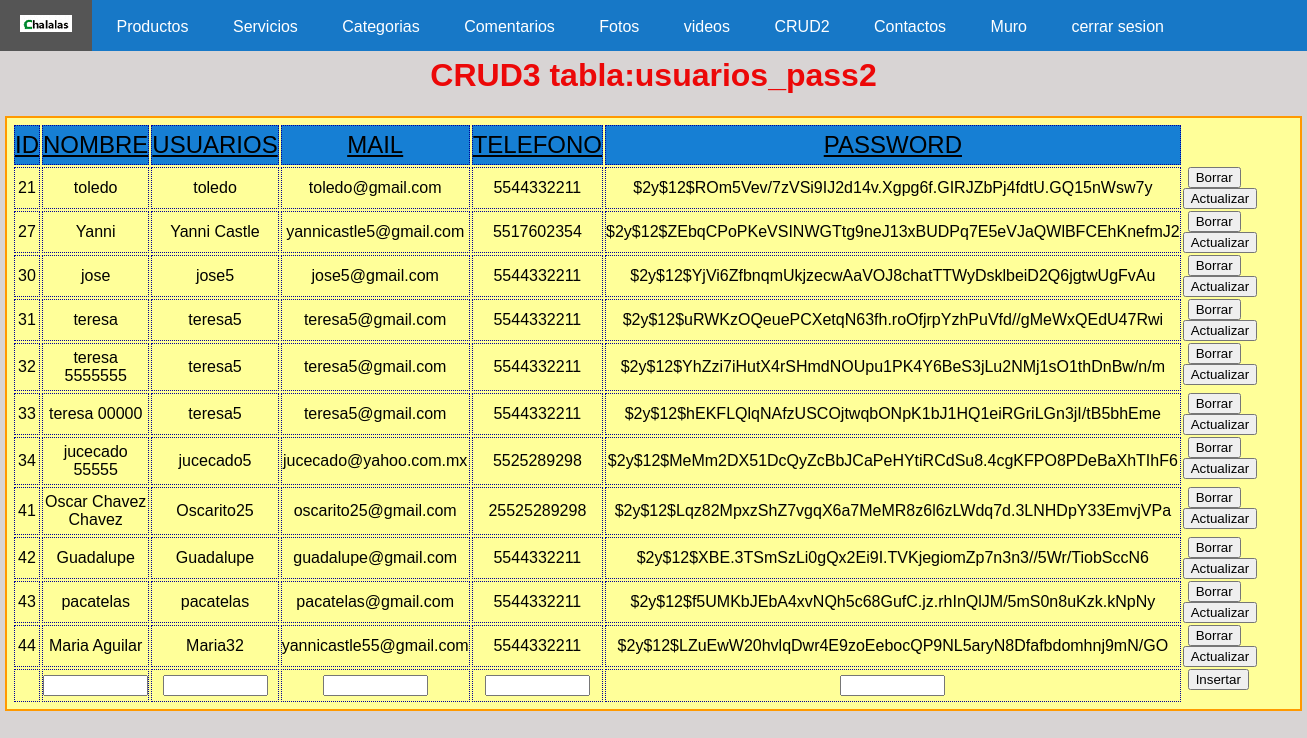
Page /crud3.php (signed in) on the committed database.
### tables this page shows
CREATE TABLE `usuarios_pass2` (
  `ID` int(11) NOT NULL,
  `NOMBRE` varchar(35) NOT NULL,
  `USUARIOS` varchar(20) NOT NULL,
  `MAIL` varchar(40) NOT NULL,
  `TELEFONO` varchar(20) NOT NULL,
  `PASSWORD` varchar(255) NOT NULL
);

### crud3.php (the view, shortened to what this page needs)
<!doctype html>
<html>
<head>
  <link rel="stylesheet" href="style.css" />
  <link rel="stylesheet" href="stylefoto2.css" />
</head>
<body>
<article id="position">
   <nav>
    <ul>
      <li>
        <a href="usuarios_registrados1.php"><img src="imagenes/chalalas4.png"></a>
      </li>
      <li>
        <a href="#">Productos</a>
      </li>
      <li>
        <a href="#">Servicios</a>
      </li>
      <li><a href="#">Categorias</a>
      </li>
      <li><a href="Formulario.php">Comentarios</a></li>
      <li><a href="fotos.php">Fotos</a></li>
      <li><a href="videos.php">videos</a></li>
      <li><a href="crud2.php">CRUD2</a></li>
      <li><a href="#">Contactos</a>
      </li>
      <li><a href="muro.php">Muro</a></li>
      <li><a href="cierre.php">cerrar sesion</a></li>
    </ul>
  </nav>
   </article><br><br>
  <?php
  include("conexion.php");
  $registros = $base->query("SELECT * FROM usuarios_pass2")->fetchAll(PDO::FETCH_OBJ);
  ?>
  <h1>CRUD3    tabla:usuarios_pass2</h1>
  <form action="<?php echo $_SERVER['PHP_SELF']; ?>" method="post">
    <table width="50%" border="0" align="center">
      <tr>
        <td class="primera_fila">ID</td>
        <td class="primera_fila">NOMBRE</td>
        <td class="primera_fila">USUARIOS</td>
        <td class="primera_fila">MAIL</td>
        <td class="primera_fila">TELEFONO</td>
        <td class="primera_fila">PASSWORD</td>
        <td class="sin">&nbsp;</td>
        <td class="sin">&nbsp;</td>
        <td class="sin">&nbsp;</td>
        <td class="sin">&nbsp;</td>
        <td class="sin">&nbsp;</td>
      </tr>
      <?php
      foreach ($registros as $persona) : ?>
        <tr>
          <td><?php echo $persona->ID ?></td>
          <td><?php echo $persona->NOMBRE ?></td>
          <td><?php echo $persona->USUARIOS ?></td>
          <td><?php echo $persona->MAIL ?></td>
          <td><?php echo $persona->TELEFONO ?></td>
          <td><?php echo $persona->PASSWORD ?></td>
          <td class="bot"><a href="borrar3.php?Id=<?php echo $persona->ID ?>">
          <input type='button' name='del' id='del' value='Borrar'></a></td>
<td class='bot'><a href="editar3.php?Id=<?php echo $persona->ID ?> & nom=<?php echo $persona->NOMBRE ?> & usu=<?php echo $persona->USUARIOS ?> & mai=<?php echo $persona->MAIL ?> & tel=<?php echo $persona->TELEFONO ?> & pas=<?php echo $persona->PASSWORD ?>">
<input type='button' name='up' id='up' value='Actualizar'></a></td>
        </tr>
      <?php endforeach; ?>
      <tr>
        <td></td>
        <td><input type='text' name='Nom' size='10' class='centrado'></td>
        <td><input type='text' name='Usu' size='10' class='centrado'></td>
        <td><input type='text' name='Mai' size='10' class='centrado'></td>
        <td><input type='text' name='Tel' size='10' class='centrado'></td>
        <td><input type='text' name='Pas' size='10' class='centrado'></td>
        <td class='bot'><input type='submit' name='cr' id='cr' value='Insertar'></td>
      </tr>
    </table>
  </form>
  <p>&nbsp;</p>
</body>
</html>

### style.css (style rules this page uses)
table { width: 25%; background-color: rgb(218, 218, 18); border: 2px dotted rgb(17, 17, 17); margin: auto; }
td { text-align: center; padding: 10px; }
table { width: 50%; margin: auto; background-color: #ff9; border: 2px solid #FF9900; padding: 5px; }
td { padding: 5px 0; }
table td { text-align: center; border: 1px #000099 dotted; }
table .sin { border: 0; }
table .bot { padding: 0 5px; display: inline; border: 0; }
table .primera_fila { font-size: 1.5em; text-decoration: underline; background-color: rgb(22, 127, 212); }
.centrado { text-align: center; }

### stylefoto2.css (style rules this page uses)
body { background-color: #d8d4d4; font-family: Arial, sans-serif; margin: 0; padding: 0; }
h1 { text-align: center; color: rgb(236, 8, 8); }
#position { width: 100%; position: fixed; left: 0px; top: 0px; }
nav { background-color: #1778c7; font-family: Arial, Helvetica, sans-serif; font-size: 16px; }
nav ul { list-style-type: none; margin: 0; padding: 0; }
nav ul li { display: inline-block; position: relative; }
nav ul li a { display: block; padding: 15px 20px; text-decoration: none; color: #fff; }

### rows in the picture
usuarios_pass2: ID "21", NOMBRE "toledo", USUARIOS "toledo", MAIL "toledo@gmail.com", TELEFONO "5544332211", PASSWORD "$2y$12$ROm5Vev/7zVSi9IJ2d14v.Xgpg6f.GIRJZbPj4fdtU.GQ15nWsw7y"
usuarios_pass2: ID "27", NOMBRE "Yanni", USUARIOS "Yanni Castle", MAIL "yannicastle5@gmail.com", TELEFONO "5517602354", PASSWORD "$2y$12$ZEbqCPoPKeVSINWGTtg9neJ13xBUDPq7E5eVJaQWlBFCEhKnefmJ2"
usuarios_pass2: ID "30", NOMBRE "jose", USUARIOS "jose5", MAIL "jose5@gmail.com", TELEFONO "5544332211", PASSWORD "$2y$12$YjVi6ZfbnqmUkjzecwAaVOJ8chatTTWyDsklbeiD2Q6jgtwUgFvAu"
usuarios_pass2: ID "31", NOMBRE "teresa", USUARIOS "teresa5", MAIL "teresa5@gmail.com", TELEFONO "5544332211", PASSWORD "$2y$12$uRWKzOQeuePCXetqN63fh.roOfjrpYzhPuVfd//gMeWxQEdU47Rwi"
usuarios_pass2: ID "32", NOMBRE "teresa 5555555", USUARIOS "teresa5", MAIL "teresa5@gmail.com", TELEFONO "5544332211", PASSWORD "$2y$12$YhZzi7iHutX4rSHmdNOUpu1PK4Y6BeS3jLu2NMj1sO1thDnBw/n/m"
usuarios_pass2: ID "33", NOMBRE "teresa 00000", USUARIOS "teresa5", MAIL "teresa5@gmail.com", TELEFONO "5544332211", PASSWORD "$2y$12$hEKFLQlqNAfzUSCOjtwqbONpK1bJ1HQ1eiRGriLGn3jI/tB5bhEme"
usuarios_pass2: ID "34", NOMBRE "jucecado 55555", USUARIOS "jucecado5", MAIL "jucecado@yahoo.com.mx", TELEFONO "5525289298", PASSWORD "$2y$12$MeMm2DX51DcQyZcBbJCaPeHYtiRCdSu8.4cgKFPO8PDeBaXhTIhF6"
usuarios_pass2: ID "41", NOMBRE "Oscar Chavez Chavez", USUARIOS "Oscarito25", MAIL "oscarito25@gmail.com", TELEFONO "25525289298", PASSWORD "$2y$12$Lqz82MpxzShZ7vgqX6a7MeMR8z6l6zLWdq7d.3LNHDpY33EmvjVPa"
usuarios_pass2: ID "42", NOMBRE "Guadalupe", USUARIOS "Guadalupe", MAIL "guadalupe@gmail.com", TELEFONO "5544332211", PASSWORD "$2y$12$XBE.3TSmSzLi0gQx2Ei9I.TVKjegiomZp7n3n3//5Wr/TiobSccN6"
usuarios_pass2: ID "43", NOMBRE "pacatelas", USUARIOS "pacatelas", MAIL "pacatelas@gmail.com", TELEFONO "5544332211", PASSWORD "$2y$12$f5UMKbJEbA4xvNQh5c68GufC.jz.rhInQlJM/5mS0n8uKzk.kNpNy"
usuarios_pass2: ID "44", NOMBRE "Maria Aguilar", USUARIOS "Maria32", MAIL "yannicastle55@gmail.com", TELEFONO "5544332211", PASSWORD "$2y$12$LZuEwW20hvlqDwr4E9zoEebocQP9NL5aryN8Dfafbdomhnj9mN/GO"
